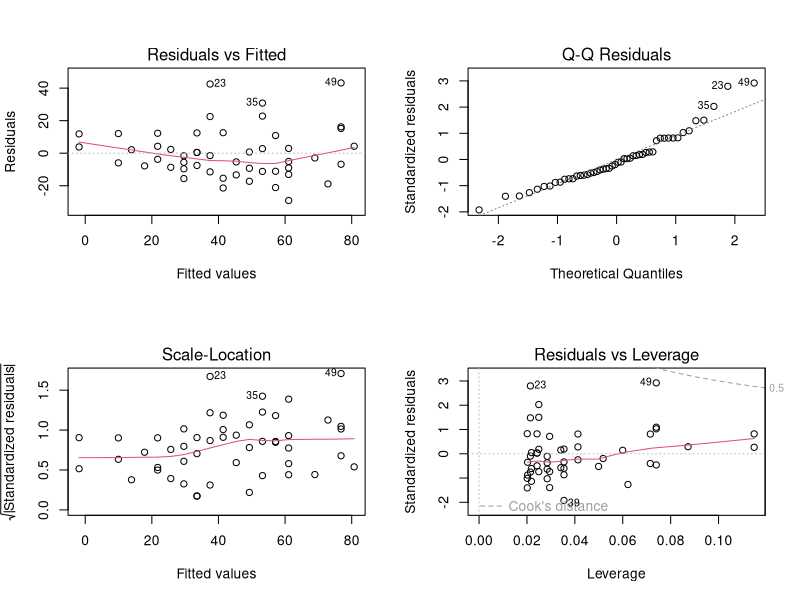
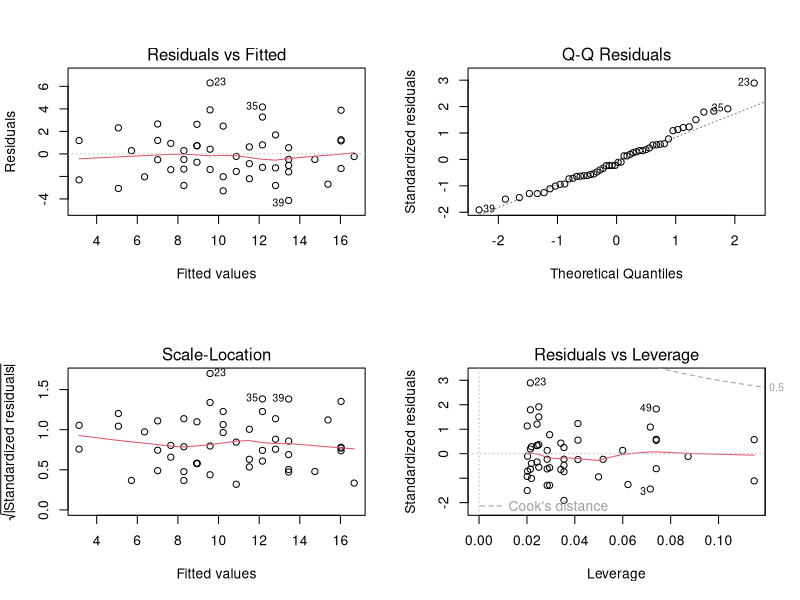

Recreate these plots in R, in order.
#Residula Analysis
lm_model=lm(dist~speed,data=cars)
lm_model
#We can check heterosedasticity in the models there are two ways:
#1-Graphically
#2-Through Statistical Test
###1
par(mfrow=c(2,2))#to set graph in one panel 2row and 2col.
plot(lm_model)
#If there is no hetroscedasticity in data 
#the red line is flat and 
#there points is completely random(no pattern) and 
#equal distribution throughout range of X-axis.
####But in our case the red line is slightly curved and 
#the residuals increase as the fitted Y values.
#This means Heteroscedasticity in our data.
###2
#We use Breusch-Pagan Test and NCV-Test to check heteroscedasticity in our data.
library(lmtest)# for bptest() function 
bptest=bptest(lm_model)
bptest
library(car)# for ncvTest() function
ncv_test=ncvTest(lm_model)
ncv_test
#Null Hypothesis H0=Variance of Residuals is constant(no Heteroscedasticity)
###Rectify
#Now we use Box_Cox_Transformation is a mathmetical method a continous variable to transform 
#into normal distribution.
library(caret)# for BoxCoxTrans() function
dist_Boxcox_trans=BoxCoxTrans(cars$dist)
dist_Boxcox_trans
dist_new=predict(dist_Boxcox_trans,cars$dist)
cars=cbind(cars,dist_new)
#make new model and check graphically and through statistical test
new_lm.model=lm(dist_new~speed,data = cars)
plot(new_lm.model)
new_bptest=bptest(new_lm.model)
new_bptest
new_ncvtest=ncvTest(new_lm.model)
new_ncvtest
#So Null Hypothesis accepted.there is no heteroscedasicty.